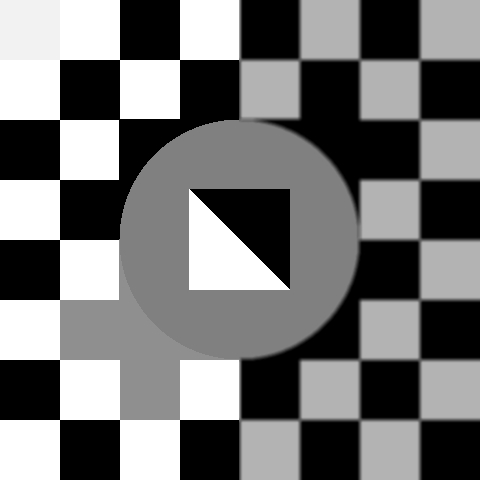
#> input picture Images/I1.jpg, 480 x 480 px, found by its file name
$ jupyter execute --allow-errors Canny_Edge_Detection.ipynb
#> lines starting #> are read from the running program, lines starting #| are printed output that depends on the picture; after the words box and inside, x2 and y2 are one past the last pixel; in counts of white or black regions, pixels touching at a corner belong together
[cell 1]
from google.colab import drive
drive.mount('/content/drive', force_remount=True)

[cell 2]
# Copy the parent path of the folder that contains this notebook using the file navigation on the left:
folderPath = '/content/drive/My Drive/CIS 581 - Computer Vision and Computational Photography/Test'

[cell 3]
import numpy as np
import matplotlib.pyplot as plt
import os
import sys
from scipy import signal
from PIL import Image
import argparse
import math

# Tests and Visualization

[cell 4]
'''
    Used to check if the Image and Edge shapes are correct before proceeding with display
  '''
def Test_script(I, E):
    test_pass = True

    # E should be 2D matrix
    if E.ndim != 2:
      print('ERROR: Incorrect Edge map dimension! \n')
      print(E.ndim)
      test_pass = False
    # end if

    # E should have same size with original image
    nr_I, nc_I = I.shape[0], I.shape[1]
    nr_E, nc_E = E.shape[0], E.shape[1]

    if nr_I != nr_E or nc_I != nc_E:
      print('ERROR: Edge map size has changed during operations! \n')
      test_pass = False
    # end if

    # E should be a binary matrix so that element should be either 1 or 0
    numEle = E.size
    numOnes, numZeros = E[E == 1].size, E[E == 0].size

    if numEle != (numOnes + numZeros):
      print('ERROR: Edge map is not binary one! \n')
      test_pass = False
    # end if

    if test_pass:
      print('Shape Test Passed! \n')
    else:
      print('Shape Test Failed! \n')

    return test_pass

[cell 5]
'''
  Derivatives visualzation function
'''
def visDerivatives(I_gray, Mag, Magx, Magy):
    fig, (Ax0, Ax1, Ax2, Ax3) = plt.subplots(1, 4, figsize = (20, 8))

    Ax0.imshow(Mag, cmap='gray', interpolation='nearest')
    Ax0.axis('off')
    Ax0.set_title('Gradient Magnitude')

    Ax1.imshow(Magx, cmap='gray', interpolation='nearest')
    Ax1.axis('off')
    Ax1.set_title('Gradient Magnitude (x axis)')

    Ax2.imshow(Magy, cmap='gray', interpolation='nearest')
    Ax2.axis('off')
    Ax2.set_title('Gradient Magnitude (y axis)')

    # plot gradient orientation
    Mag_vec = Mag.transpose().reshape(1, Mag.shape[0] * Mag.shape[1])
    hist, bin_edge = np.histogram(Mag_vec.transpose(), 100)

    ind_array = np.array(np.where( (np.cumsum(hist).astype(float) / hist.sum()) < 0.95))
    thr = bin_edge[ind_array[0, -1]]

    ind_remove = np.where(np.abs(Mag) < thr)
    Magx[ind_remove] = 0
    Magy[ind_remove] = 0

    X, Y = np.meshgrid(np.arange(0, Mag.shape[1], 1), np.arange(0, Mag.shape[0], 1))
    Ori = np.arctan2(Magy, Magx)
    ori = Ax3.imshow(Ori, cmap='hsv')
    Ax3.axis('off')
    Ax3.set_title('Gradient Orientation')
    fig.colorbar(ori, ax=Ax3, )


'''
  Edge detection result visualization function
'''
def visCannyEdge(Im_raw, M, E):
    # plot image
    fig, (ax0, ax1, ax2) = plt.subplots(1, 3, figsize = (12, 12))

    # plot original image
    ax0.imshow(Im_raw)
    ax0.axis("off")
    ax0.set_title('Raw image')

    # plot edge detection result
    ax1.imshow(M, cmap='gray', interpolation='nearest')
    ax1.axis("off")
    ax1.set_title('Non-Max Suppression Result')

    # plot original image
    ax2.imshow(E, cmap='gray', interpolation='nearest')
    ax2.axis("off")
    ax2.set_title('Canny Edge Detection')

# Functions

[cell 6]
''' Take in the Magnitude, Non-maximum suppression and orientation matrixes, combine using high and low thresholds to link edges and return Canny image matrix
        Compute gradient information of the input grayscale image
        - Input M: H x W matrix as boolean non-maximum suppression matrix
        - Input Mag: H x W matrix represents the magnitude of derivatives
        - Input Ori: H x W matrix represents the orientation of derivatives
        - Input low: low threshold for edge hysteresis
        - Input high: high threshold for edge hysteresis
        - Output EdgeMap: H x W matrix represents the edges detected through Canny Edge Detection once edge-hysteresis is complete
  '''
def edgeLink(M, Mag, Ori, low, high):
    # double threshold, focus on these in uncertain points
    # suppress the magnitude where edgemap is false(false means suppressed in NMS step)
    Mag_suppressed = np.where(M, Mag, 0)
    Uncertain = np.logical_and(low < Mag_suppressed, Mag_suppressed < high)
    # initial EdgeMap with high points, later add linked uncertain points to it
    EdgeMap = Mag_suppressed >= high
    # compute the edge orientation(perpendicular to the orientation direction)
    EdgeOri = Ori + np.pi / 2
    # EdgeOri = np.where(EdgeOri < 0, EdgeOri + np.pi, EdgeOri) # add pi?

    # find neighbor coordinations in the edge direction
    nr, nc = Uncertain.shape
    x, y = np.meshgrid(np.arange(nc), np.arange(nr))
    Neighbor1_x = np.clip(x + np.cos(EdgeOri), 0, nc - 1)
    Neighbor1_y = np.clip(y + np.sin(EdgeOri), 0, nr - 1)

    Neighbor2_x = np.clip(x - np.cos(EdgeOri), 0, nc - 1)
    Neighbor2_y = np.clip(y - np.sin(EdgeOri), 0, nr - 1)
    done = False

    # loop until uncertain points don't change anymore
    while not done:
        # interpolate the magnitude of neighbor
        Neighbor1 = interp2(Mag_suppressed, Neighbor1_x, Neighbor1_y)
        Neighbor2 = interp2(Mag_suppressed, Neighbor2_x, Neighbor2_y)

        # if its neighbor is above high threshold, then it has a strong point neighbor
        # copy the magnitude and remove it from uncertain points
        nearStrongPoints = np.logical_or(Neighbor1 >= high,
                                         Neighbor2 >= high)
        toUpdate = np.logical_and(Uncertain, nearStrongPoints)
        # update the magnitude of uncertain-near-strong points
        Mag_suppressed = np.where(toUpdate, np.maximum(Neighbor1, Neighbor2), Mag_suppressed)
        Uncertain[toUpdate] = False
        EdgeMap[toUpdate] = True
        if not np.any(toUpdate):
            done = True

    return EdgeMap

[cell 7]
''' Interpolate a matrix between two others
'''
def interp2(v, xq, yq):
	if len(xq.shape) == 2 or len(yq.shape) == 2:
		dim_input = 2
		q_h = xq.shape[0]
		q_w = xq.shape[1]
		xq = xq.flatten()
		yq = yq.flatten()

	h = v.shape[0]
	w = v.shape[1]
	if xq.shape != yq.shape:
		raise 'query coordinates Xq Yq should have same shape'

	x_floor = np.floor(xq).astype(np.int32)
	y_floor = np.floor(yq).astype(np.int32)
	x_ceil = np.ceil(xq).astype(np.int32)
	y_ceil = np.ceil(yq).astype(np.int32)

	x_floor[x_floor < 0] = 0
	y_floor[y_floor < 0] = 0
	x_ceil[x_ceil < 0] = 0
	y_ceil[y_ceil < 0] = 0

	x_floor[x_floor >= w-1] = w-1
	y_floor[y_floor >= h-1] = h-1
	x_ceil[x_ceil >= w-1] = w-1
	y_ceil[y_ceil >= h-1] = h-1

	v1 = v[y_floor, x_floor]
	v2 = v[y_floor, x_ceil]
	v3 = v[y_ceil, x_floor]
	v4 = v[y_ceil, x_ceil]

	lh = yq - y_floor
	lw = xq - x_floor
	hh = 1 - lh
	hw = 1 - lw

	w1 = hh * hw
	w2 = hh * lw
	w3 = lh * hw
	w4 = lh * lw

	interp_val = v1 * w1 + w2 * v2 + w3 * v3 + w4 * v4

	if dim_input == 2:
		return interp_val.reshape(q_h, q_w)
	return interp_val

[cell 8]
'''
  Convert RGB image to gray one manually
  - Input I_rgb: 3-dimensional rgb image
  - Output I_gray: 2-dimensional grayscale image
'''
def rgb2gray(I_rgb):
    r, g, b = I_rgb[:, :, 0], I_rgb[:, :, 1], I_rgb[:, :, 2]
    I_gray = 0.2989 * r + 0.5870 * g + 0.1140 * b
    return I_gray

[cell 9]
def findDerivatives(I_gray):
    '''
        Compute gradient information of the input grayscale image
        - Input I_gray: H x W matrix as image
        - Output Mag: H x W matrix represents the magnitude of derivatives
        - Output Magx: H x W matrix represents the magnitude of derivatives along x-axis
        - Output Magy: H x W matrix represents the magnitude of derivatives along y-axis
        - Output Ori: H x W matrix represents the orientation of derivatives
    '''
    dx = np.matrix('1 0 -1; 2 0 -2; 1 0 -1') #Gradient along x-axis
    dy = np.matrix('1 2 1; 0 0 0; -1 -2 -1') #Gradient along y-axis
    G = np.matrix('2 4 5 4 2; 4 9 12 9 4; 5 12 15 12 5; 4 9 12 9 4; 2 4 5 4 2') #Gaussian matrix
    G = G / 159
    Gx = signal.convolve2d(G, dx, mode = 'same', fillvalue = 0) #X-derivative of Gaussian Matrix
    Gy = signal.convolve2d(G, dy, mode = 'same', fillvalue = 0) #Y-derivative of Gaussian Matrix
    Magx = signal.convolve2d(I_gray, Gx, mode = 'same', fillvalue = 0) #Magnitude of pixel change in x-direction
    Magy = signal.convolve2d(I_gray, Gy, mode = 'same', fillvalue = 0) #Magnitude of pixel change in Y-direction
    Mag = np.sqrt(np.square(Magx) + np.square(Magy)) #Magnitude matrix using SRSS 9Square-Root Sum of Squares)
    Ori = np.arctan2(Magy,Magx) #Gradient orientation Matrix
    return Mag, Magx, Magy, Ori

[cell 10]
# Test cell
I = plt.imread(folderPath + '/Images/I1.jpg')
#> I is the input picture: shape (480, 480); min 0, max 255, mean 116.5
Mag, Magx, Magy, Ori = findDerivatives(I)
#> in findDerivatives, `Magy = signal.convolve2d(I_gray, Gy, mode = 'same', fillvalue = 0)`:
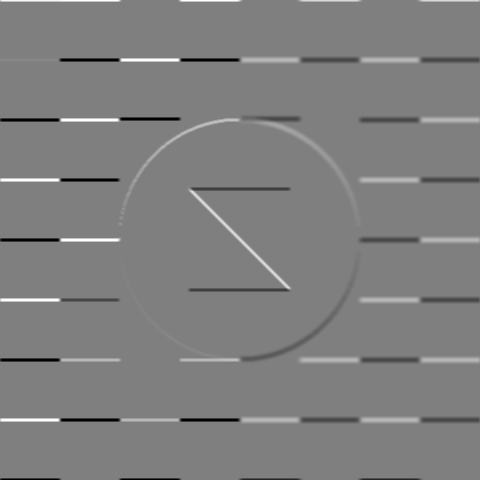
#> Magy: shape (480, 480) float64; min -426.6, max 426.6, mean -0.2; drawn with min black and max white
#> in findDerivatives, `Mag = np.sqrt(np.square(Magx) + np.square(Magy))`:
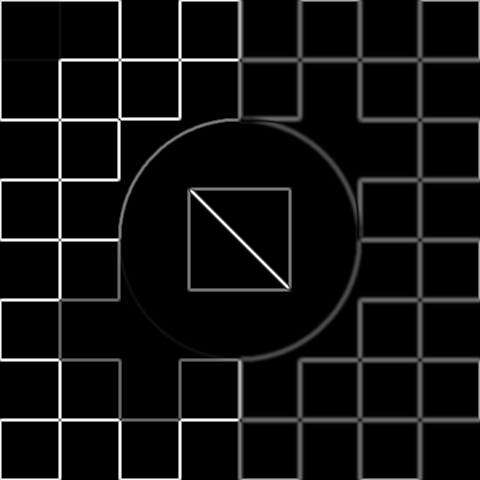
#> Mag: shape (480, 480) float64; min 0, max 435.5, mean 26.1; drawn with min black and max white
assert np.allclose(Mag, np.load(folderPath + '/Code/Mag.npy'))
#> (reads Code/Mag.npy from the repository)
assert np.allclose(Magx, np.load(folderPath + '/Code/Magx.npy'))
#> (reads Code/Magx.npy from the repository)
assert np.allclose(Magy, np.load(folderPath + '/Code/Magy.npy'))
#> (reads Code/Magy.npy from the repository)
assert np.allclose(Ori, np.load(folderPath + '/Code/Ori.npy'))
#> (reads Code/Ori.npy from the repository)

[cell 11]
def nonMaxSup(Mag, Ori):
    '''
        Find local maximum edge pixel using NMS along the line of the gradient
        - Input Mag: H x W matrix represents the magnitude of derivatives
        - Input Ori: H x W matrix represents the orientation of derivatives
        - Output M: H x W binary matrix represents the edge map after non-maximum suppression
    '''
    nr, nc = Mag.shape
    x, y = np.meshgrid(np.arange(nc), np.arange(nr))
    # getting neighbor in the oritention direction
    neighbor1_x = np.clip(x + np.cos(Ori), 0, nc - 1)
    neighbor1_y = np.clip(y + np.sin(Ori), 0, nr - 1)
    # using interpolation to get neighbor
    neighbor1 = interp2(Mag, neighbor1_x, neighbor1_y)
    # getting neighbor in the opposite of the oritention direction
    # TODO: get neighbor 2
    neighbor2_x = np.clip(x - np.cos(Ori), 0, nc - 1) #clip in the opposite direction of neighbor one
    neighbor2_y = np.clip(y - np.sin(Ori), 0, nr - 1)
    # using interpolation to get neighbor
    neighbor2 = interp2(Mag, neighbor2_x, neighbor2_y) #interpolate between values to get neighbor
    # TODO: perform NMS
    M = np.zeros((nr, nc), dtype = bool) #initialize nonMaxSuppression matrix to all false
    for y in range(0, nr):
      for x in range(0, nc):
        if Mag[y,x] >= neighbor1[y,x] and Mag[y,x] >= neighbor2[y,x]: #if the value of the magnitude is larger than both its neighbors then set the value to true
          M[y,x] = True
    return M

[cell 12]
# Test cell
Mag = np.array([[15, 8, 7],
                [3, 10, 9],
                [6, 4, 20],
               ])
Ori = np.array([[0, np.pi/2, 3*np.pi/2],
                [np.pi, 5*np.pi/4, 0],
                [np.pi/4, 3*np.pi/4, np.pi/4],
                ])
M = nonMaxSup(Mag, Ori)
res = np.array([[ True, False, False],
       [False, False, False],
       [ True, False,  True]])
assert M.dtype == bool
assert M.shape == Mag.shape
assert np.allclose(M, res)

[cell 13]
def ThresholdGenerator(Mag, HighThresholdRatio = 0.15, LowThresholdRatio = 0.4):
  ''' Determine high and low thresholds using Magnitude matrix high/low threshold ratios
  '''
  highThreshold = np.max(Mag) * HighThresholdRatio
  lowThreshold = highThreshold * LowThresholdRatio
  return lowThreshold, highThreshold

[cell 14]
''' Perform Canny Edge Detection of Input image
        - Input I: H x W matrix as image
        - Output E: Edge image linked using non-maximum suppression and edge hysteresis
  '''
def cannyEdge(I):
    # convert RGB image to gray color space
    im_gray = rgb2gray(I)
    # return magnitude and orientation matrices
    Mag, Magx, Magy, Ori = findDerivatives(im_gray)
    #perform non-maximum suppression
    M = nonMaxSup(Mag, Ori)
    # determine high and low thresholds
    low, high = ThresholdGenerator(Mag)
    # link edges together
    E = edgeLink(M, Mag, Ori, low, high)

    # only when test passed that can show all results
    if Test_script(im_gray, E):
        # visualization results
        visDerivatives(im_gray, Mag, Magx, Magy)
        visCannyEdge(im_gray, M, E)

        plt.show()

    return E

Tune the threshold for each images

#> (a cell that did not finish here is left out)

# Fill in all tuned threshold to generate edge detection results

[cell 16]
# keep results for all images
image_folder = folderPath + "/Images"
save_folder = folderPath + "/Results"
# generate results one by one
for filename in os.listdir(image_folder):
    # read in image
    im_path = os.path.join(image_folder, filename)
    I = np.array(Image.open(im_path).convert('RGB'))
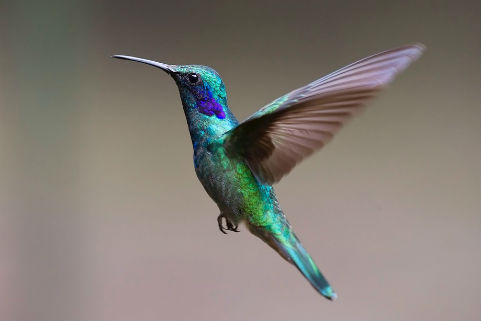
#> input picture Images/Bird1.jpg, 481 x 321 px, found by its file name
#> I is the input picture: shape (321, 481, 3); mean R, G, B 129.5, 123.1, 115.9

    #perform canny edge detection
    E = cannyEdge(I)
#> in nonMaxSup (call 2), `neighbor1_x = np.clip(x + np.cos(Ori), 0, nc - 1)`:
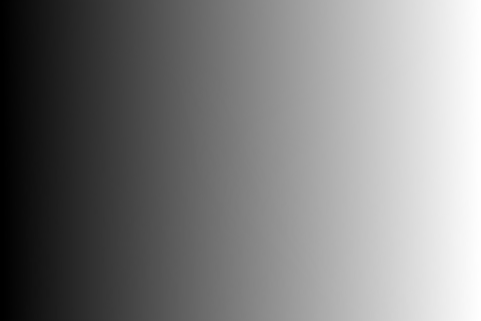
#> neighbor1_x: shape (321, 481) float64; min 0.704, max 479.3, mean 240; drawn with min black and max white
#> in nonMaxSup (call 2), `neighbor1_y = np.clip(y + np.sin(Ori), 0, nr - 1)`:
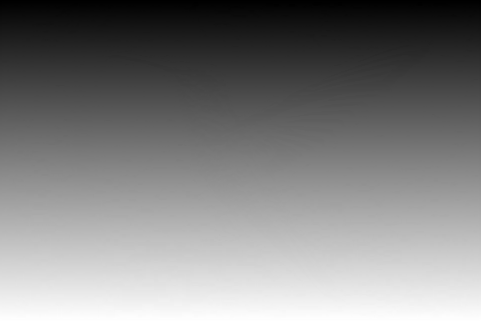
#> neighbor1_y: shape (321, 481) float64; min 0.707, max 319.3, mean 160.5; drawn with min black and max white
#> after the loop in nonMaxSup (call 2), `for y in range(0, nr):`:
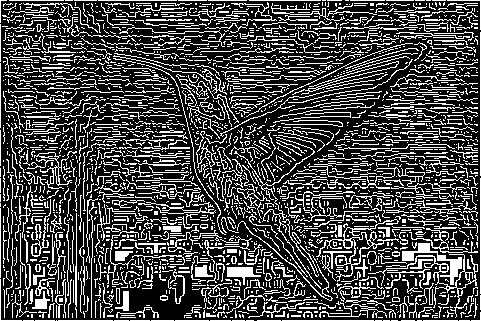
#> M: shape (321, 481) bool; 27.9% white in thin lines or dots
#> in ThresholdGenerator, `highThreshold = np.max(Mag) * HighThresholdRatio`: highThreshold = 47.36
#> in ThresholdGenerator, `lowThreshold = highThreshold * LowThresholdRatio`: lowThreshold = 18.95
#> in cannyEdge, `low, high = ThresholdGenerator(Mag)`: high = 47.36
#> in edgeLink, `Uncertain = np.logical_and(low < Mag_suppressed, Mag_suppressed < high)`: Uncertain: shape (321, 481) bool; 1.3% white in thin lines or dots, all inside (x1, y1, x2, y2) = (113, 42, 427, 298)
#> in edgeLink, `EdgeMap = Mag_suppressed >= high`: EdgeMap: shape (321, 481) bool; 3.2% white in thin lines or dots
#> after the loop in edgeLink, `while not done:`:
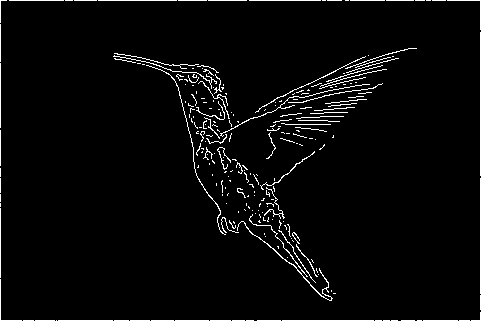
#> EdgeMap: shape (321, 481) bool; 3.3% white in thin lines or dots
#> after the loop in edgeLink, `while not done:`:
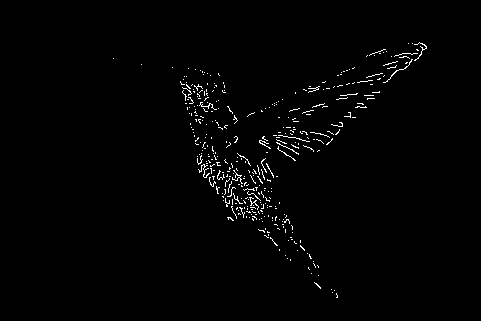
#> Uncertain: shape (321, 481) bool; 1.3% white in thin lines or dots, all inside (x1, y1, x2, y2) = (113, 42, 427, 298)
#> after the loop in edgeLink, `while not done:`: toUpdate: shape (321, 481) bool; every value is 0
#> in visDerivatives, `hist, bin_edge = np.histogram(Mag_vec.transpose(), 100)`: hist = 100 values, max 112024 at index 0, min 0 at index 89, mean 1544; bin_edge = 101 values from 0 to 315.8
#> in visDerivatives, `thr = bin_edge[ind_array[0, -1]]`: thr = 63.15
#> in visDerivatives, `ind_remove = np.where(np.abs(Mag) < thr)`: ind_remove = 146084 positions, rows 1 to 318, columns 2 to 478
#> in visDerivatives, `Ori = np.arctan2(Magy, Magx)`:
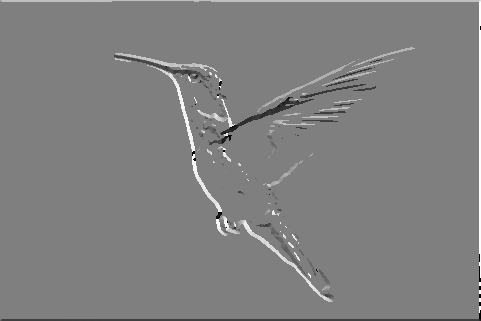
#> Ori: shape (321, 481) float64; min -3.14, max 3.14, mean 0.0252; drawn with min black and max white
#> in cannyEdge, `plt.show()`:
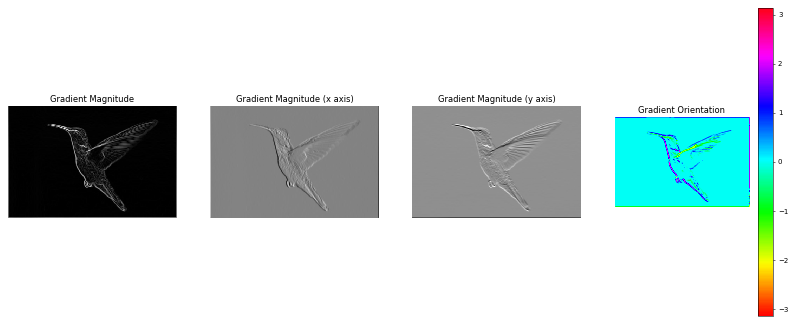
#> figure drawn by matplotlib, 5 panels

    #save image in results folder
    pil_image = Image.fromarray(E.astype(np.uint8) * 255).convert('L')
#> pil_image: PIL image 481x321 L; 3.3% white in thin lines or dots

    pil_image.save(os.path.join(save_folder, "{}_Result.png".format(filename.split(".")[0])))
#> pass 2 of the loop `for filename in os.listdir(image_folder):`:
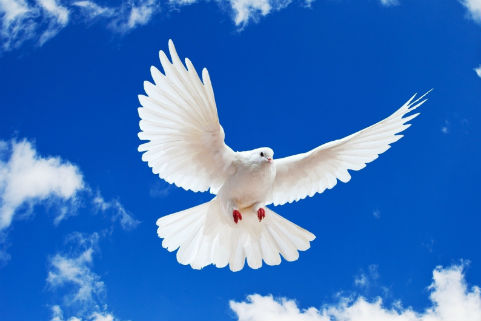
#> input picture Images/Bird2.jpg, 481 x 321 px, found by its file name
#> I is the input picture: shape (321, 481, 3); mean R, G, B 56.9, 116.3, 193.6
#> in rgb2gray (call 2), `r, g, b = I_rgb[:, :, 0], I_rgb[:, :, 1], I_rgb[:, :, 2]`:
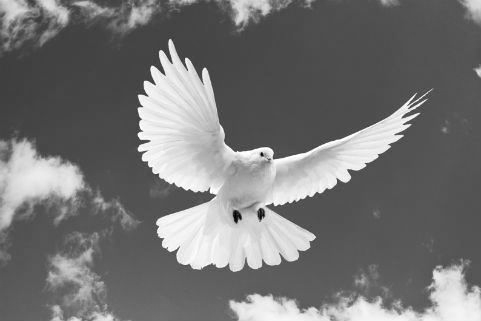
#> g: shape (321, 481); min 0, max 255, mean 116.3
#> in rgb2gray (call 2), `r, g, b = I_rgb[:, :, 0], I_rgb[:, :, 1], I_rgb[:, :, 2]`:
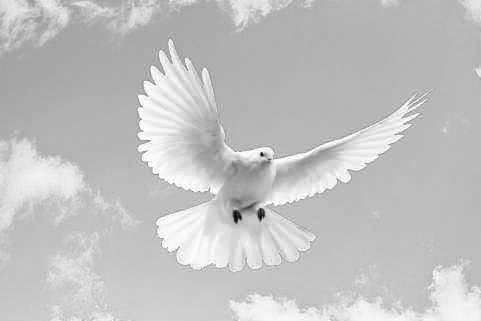
#> b: shape (321, 481); min 2, max 255, mean 193.6
